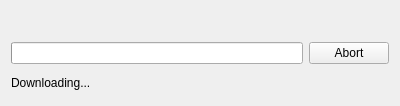
<?xml version="1.0" encoding="UTF-8"?>
<ui version="4.0">
 <class>WebDownloaderWidget</class>
 <widget class="QWidget" name="WebDownloaderWidget">
  <property name="geometry">
   <rect>
    <x>0</x>
    <y>0</y>
    <width>400</width>
    <height>106</height>
   </rect>
  </property>
  <layout class="QGridLayout" name="gridLayout">
   <item row="0" column="0">
    <widget class="QLabel" name="fnameLabel"/>
   </item>
   <item row="1" column="0">
    <layout class="QHBoxLayout" name="horizontalLayout">
     <item>
      <widget class="QProgressBar" name="progressBar"/>
     </item>
     <item>
      <widget class="QPushButton" name="abortButton">
       <property name="text">
        <string>Abort</string>
       </property>
      </widget>
     </item>
    </layout>
   </item>
   <item row="2" column="0">
    <widget class="QLabel" name="statusLabel">
     <property name="text">
      <string>Downloading...</string>
     </property>
    </widget>
   </item>
  </layout>
 </widget>
 <resources/>
 <connections/>
</ui>
